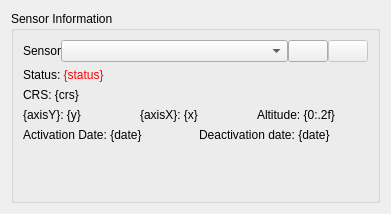
<?xml version="1.0" encoding="UTF-8"?>
<ui version="4.0">
 <class>SensorWidget</class>
 <widget class="QWidget" name="SensorWidget">
  <property name="geometry">
   <rect>
    <x>0</x>
    <y>0</y>
    <width>391</width>
    <height>214</height>
   </rect>
  </property>
  <property name="windowTitle">
   <string>Form</string>
  </property>
  <layout class="QGridLayout" name="gridLayout_2">
   <item row="0" column="0">
    <widget class="QGroupBox" name="groupBox">
     <property name="title">
      <string>Sensor Information</string>
     </property>
     <layout class="QGridLayout" name="gridLayout">
      <item row="0" column="0" colspan="2">
       <layout class="QHBoxLayout" name="horizontalLayout">
        <property name="spacing">
         <number>0</number>
        </property>
        <item>
         <widget class="QLabel" name="label_3">
          <property name="sizePolicy">
           <sizepolicy hsizetype="Minimum" vsizetype="Minimum">
            <horstretch>0</horstretch>
            <verstretch>0</verstretch>
           </sizepolicy>
          </property>
          <property name="text">
           <string>Sensor</string>
          </property>
         </widget>
        </item>
        <item>
         <widget class="QComboBox" name="sensorComboBox">
          <property name="sizePolicy">
           <sizepolicy hsizetype="Expanding" vsizetype="Fixed">
            <horstretch>0</horstretch>
            <verstretch>0</verstretch>
           </sizepolicy>
          </property>
         </widget>
        </item>
        <item>
         <widget class="QPushButton" name="addSensorPushButton">
          <property name="text">
           <string/>
          </property>
          <property name="icon">
           <iconset resource="../../resources.qrc">
            <normaloff>:/Icons/add.svg</normaloff>:/Icons/add.svg</iconset>
          </property>
         </widget>
        </item>
        <item>
         <widget class="QPushButton" name="updateSensorPushButton">
          <property name="enabled">
           <bool>false</bool>
          </property>
          <property name="text">
           <string/>
          </property>
          <property name="icon">
           <iconset resource="../../resources.qrc">
            <normaloff>:/Icons/edit.svg</normaloff>:/Icons/edit.svg</iconset>
          </property>
         </widget>
        </item>
       </layout>
      </item>
      <item row="4" column="0" colspan="2">
       <layout class="QHBoxLayout" name="horizontalLayout_3">
        <item>
         <widget class="QLabel" name="onLabel">
          <property name="text">
           <string>Activation Date: {date}</string>
          </property>
         </widget>
        </item>
        <item>
         <widget class="QLabel" name="offLabel">
          <property name="text">
           <string>Deactivation date: {date}</string>
          </property>
         </widget>
        </item>
       </layout>
      </item>
      <item row="3" column="0" colspan="2">
       <layout class="QHBoxLayout" name="horizontalLayout_2">
        <item>
         <widget class="QLabel" name="yLabel">
          <property name="text">
           <string>{axisY}: {y}</string>
          </property>
         </widget>
        </item>
        <item>
         <widget class="QLabel" name="xLabel">
          <property name="text">
           <string>{axisX}: {x}</string>
          </property>
         </widget>
        </item>
        <item>
         <widget class="QLabel" name="zLabel">
          <property name="text">
           <string>Altitude: {0:.2f}</string>
          </property>
         </widget>
        </item>
       </layout>
      </item>
      <item row="2" column="0" colspan="2">
       <widget class="QLabel" name="crsLabel">
        <property name="text">
         <string>CRS: {crs}</string>
        </property>
       </widget>
      </item>
      <item row="5" column="1">
       <spacer name="verticalSpacer">
        <property name="orientation">
         <enum>Qt::Vertical</enum>
        </property>
        <property name="sizeHint" stdset="0">
         <size>
          <width>20</width>
          <height>49</height>
         </size>
        </property>
       </spacer>
      </item>
      <item row="1" column="0" colspan="2">
       <widget class="QLabel" name="statusLabel">
        <property name="text">
         <string>Status: &lt;font color=&quot;red&quot;&gt;{status}&lt;/font&gt;</string>
        </property>
       </widget>
      </item>
     </layout>
    </widget>
   </item>
  </layout>
 </widget>
 <resources>
  <include location="../../resources.qrc"/>
 </resources>
 <connections/>
</ui>
